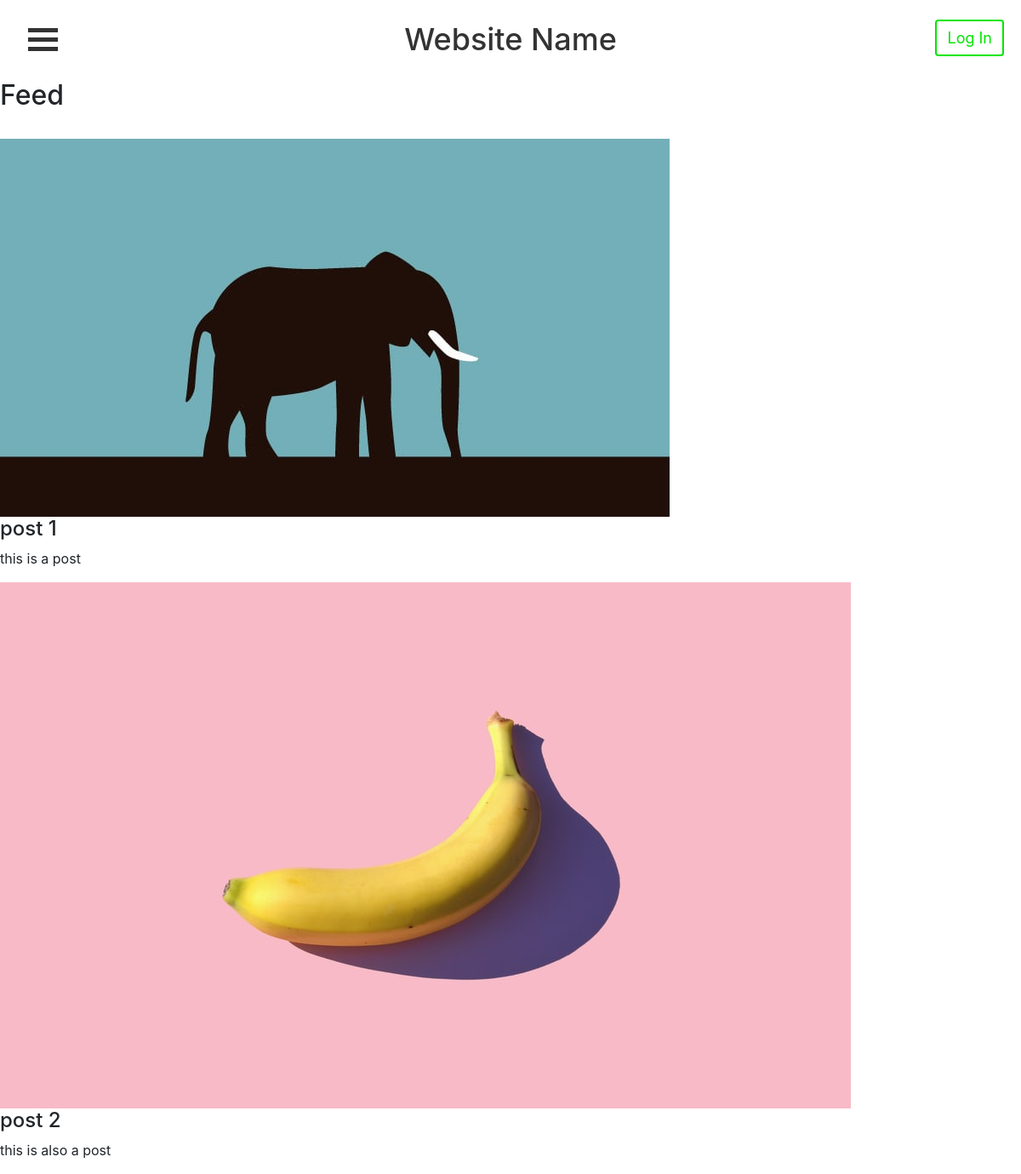
/feed/, run on the app's committed database.
### accounts/models.py (models this page shows, shortened)
class Post(models.Model):
    title = models.CharField(max_length=50, null=True)
    caption = models.CharField(max_length=200, null=True)
    image = models.ImageField(null=True)
    post_date = models.DateTimeField(auto_now_add=True, null=True)
    userPosted = models.ForeignKey(Profile, null=True, on_delete=models.CASCADE)
    likes = models.IntegerField(default=0)

### accounts/views.py (the view)
# urls.py: path('feed/', views.feed, name="feed_page"),
def feed(request):
    posts = Post.objects.all()
    context = {'posts': posts}
    return render(request, 'accounts/feed.html', context)

### accounts/templates/accounts/feed.html (shortened to what this page needs)
{% extends 'accounts/main.html' %}
{% block content %}
<h2>Feed</h2>
{% for i in posts %}
  <a href="{% url 'post_page' i.id %}">
    <img src="{{i.image.url }}" alt="post image">
  </a>
  <h4>{{i.title}}</h4>
  <p>{{i.caption}}</p>
{% endfor %}
{% endblock %}

### accounts/static/css/mystylesheet.css (style rules this page uses)
body { background-color: white; }

### data on the page
Post: image (picture), title "post 1", caption "this is a post"
Post: image (picture), title "post 2", caption "this is also a post"
